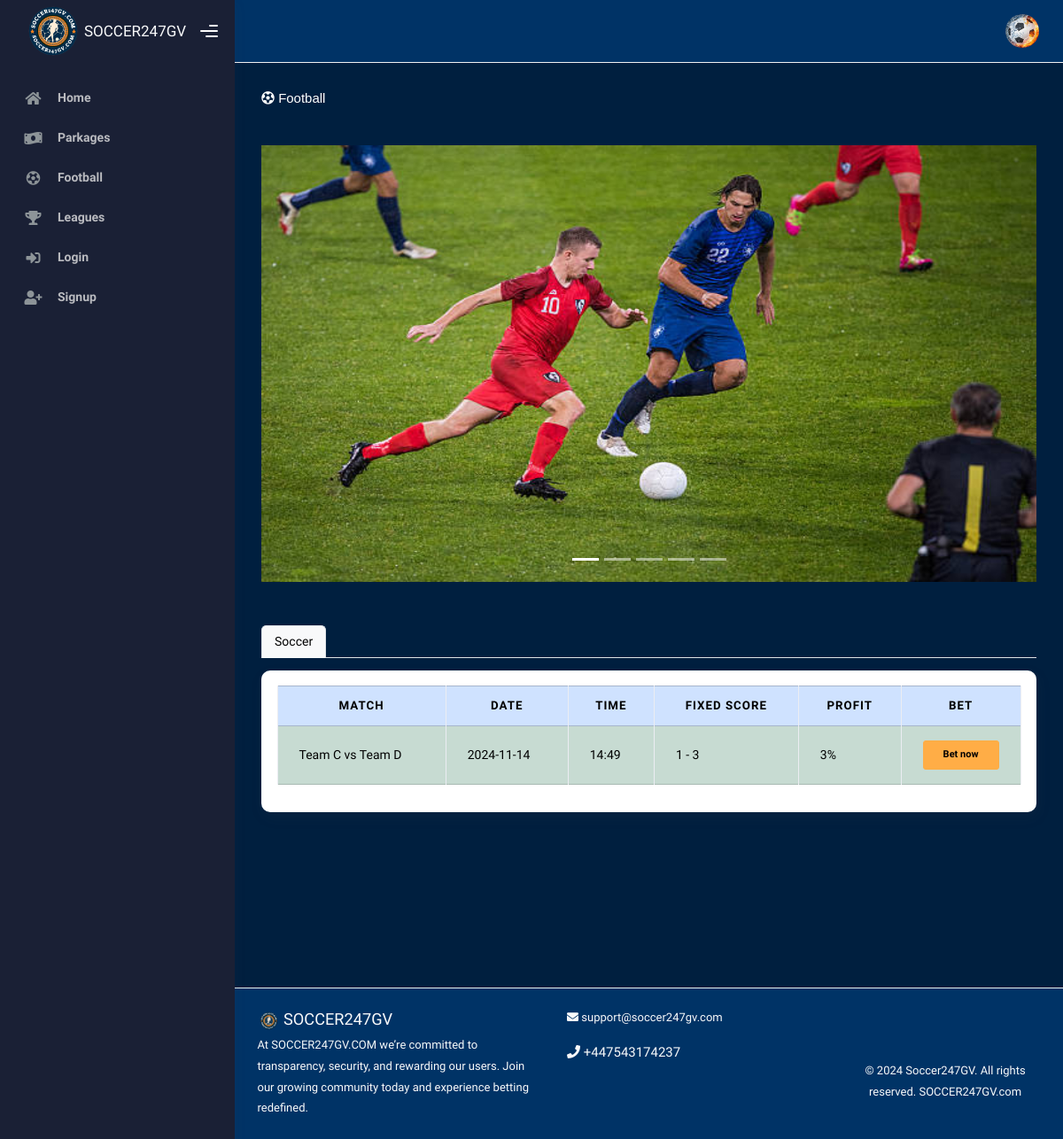
Page /football/ on the committed database.
### accounts/models.py (models this page shows, shortened)
class soccer_slider(models.Model):
    image = models.ImageField(upload_to='soccer_slider/')
    class Meta:
        verbose_name = 'soccer_slider'
        verbose_name_plural = 'soccer_slider'

class FootballMatch(models.Model):
    MATCH_TYPE_CHOICES = [
        ('soccer', 'Soccer Matches'),
    ]
    STATUS_CHOICES = [
        ('playing', 'Playing'),
        ('won', 'Won'),
        ('lost', 'Lost'),
    ]
    match_type = models.CharField(max_length=10, choices=MATCH_TYPE_CHOICES)
    home_team = models.CharField(max_length=100)
    away_team = models.CharField(max_length=100)
    start_time = models.DateTimeField()
    fixed_score = models.CharField(max_length=10, help_text="Format: X - Y (e.g., 2 - 1)")
    profit_percentage = models.DecimalField(max_digits=5, decimal_places=2, help_text="Profit percentage")
    status = models.CharField(max_length=10, choices=STATUS_CHOICES, default='playing')  # Added status field

### Soccer_app/views.py (the view)
# urls.py: path('football/',views.football,name="football"),
def football(request):
    football_matches = FootballMatch.objects.all()
    slides = soccer_slider.objects.all()
    context = {
        'slides': slides,
        'football_matches': football_matches,
    }
    return render(request,'home/football.html',context)

### Soccer_app/templates/home/football.html (shortened to what this page needs)
{% extends 'core/base/base.html' %}
{% load static %}
{% block contents %}
  <div class="page-inner mb-5 pb-5">
    <div class="d-flex align-items-left align-items-md-center flex-column flex-md-row pt-2 pb-4">
      <div>
        <h6 style="font-family: Verdana, Geneva, Tahoma, sans-serif; color: white;" class="mb-3"><i class="fas fa-futbol"></i> Football</h6>
      </div>
    </div>
    <div class="container-fluid p-0 col-12 mb-5 py-2">
      <div id="carouselExampleCaptions" class="carousel slide" data-bs-ride="carousel">
        <div class="carousel-indicators">
          {% for slide in slides %}
            <button type="button" data-bs-target="#carouselExampleCaptions" data-bs-slide-to="{{ forloop.counter0 }}" class="{% if forloop.first %}active{% endif %}" aria-current="{% if forloop.first %}true{% endif %}" aria-label="Slide {{ forloop.counter }}"></button>
          {% endfor %}
        </div>
        <div class="carousel-inner text-center">
          {% for slide in slides %}
            <div class="carousel-item {% if forloop.first %}active{% endif %}">
              <div style="height: 200px;" class="img-container mx-auto">
                <img src="{{ slide.image.url }}" class="d-block" alt="Slide Image" />
              </div>
            </div>
          {% endfor %}
        </div>
      </div>
    </div>
    <div class="container-fluid mb-5 pb-5 p-0">
      <ul class="nav nav-tabs" id="matchTabs" role="tablist">
        <li class="nav-item" role="presentation">
          <button class="nav-link active" id="soccer-matches-tab" data-bs-toggle="tab" data-bs-target="#soccer-matches" type="button" role="tab" aria-controls="soccer-matches" aria-selected="true">Soccer</button>
        </li>
      </ul>
      <div class="tab-content mt-3" id="matchTabsContent">
        <div class="tab-pane fade show active" id="soccer-matches" role="tabpanel" aria-labelledby="soccer-matches-tab">
          <div class="card">
            <div class="card-body">
              <div class="table-responsive" style="max-height: 400px; overflow-y: auto;">
                <table class="table table-hover table-striped table-bordered" style="background-color: white;">
                  <thead class="table-primary text-center text-uppercase small">
                    <tr>
                      <th>Match</th>
                      <th>Date</th>
                      <th>Time</th>
                      <th>Fixed Score</th>
                      <th>Profit</th>
                      <th>Bet</th>
                    </tr>
                  </thead>
                  <tbody class="small">
                    {% for match in football_matches %}
                      {% if match.match_type == 'soccer' %}
                        <tr class="{% cycle 'table-success' 'table-warning' 'table-info' %}">
                          <td>{{ match.home_team }} vs {{ match.away_team }}</td>
                          <td>{{ match.start_time|date:'Y-m-d' }}</td>
                          <td>{{ match.start_time|time:'H:i' }}</td>
                          <td>{{ match.fixed_score }}</td>
                          <td>{{ match.profit_percentage|floatformat:'0' }}%</td>
                          <td>
                            <button class="btn btn-warning btn-sm w-100" onclick="placeBet(
                              this,
                              '{{ match.home_team }} vs {{ match.away_team }}',
                              '{{ match.start_time|date:'Y-m-d' }}',
                              '{{ match.start_time|time:'H:i' }}',
                              '{{ match.fixed_score }}',
                              '{{ match.profit_percentage }}',
                              '{{ match.status }}'
                            )"><b>Bet now</b></button>
                          </td>
                        </tr>
                      {% endif %}
                    {% endfor %}
                  </tbody>
                </table>
              </div>
            </div>
          </div>
        </div>
      </div>
    </div>
  </div>
{% endblock %}

### Soccer_app/templates/core/base/base.html (style rules this page uses)
.bg-dark-blue { background-color: #001f3f; }
.img-container { width: 100%; height: 300px; padding-top: 56.25%; position: relative; overflow: hidden; }
.img-container img { position: absolute; top: 0; left: 0; width: 100%; height: 100%; }
.bg-dark-blue { background-color: #001f3f !important; color: white; }
thead th { background-color: #001f3f; color: white; }
tbody tr { color: #001f3f; }

### Soccer_app/templates/home/football.html (style rules this page uses)
.nav-tabs .nav-link { color: white; }
.nav-tabs .nav-link.active { color: #000; background-color: #f8f9fa; }

### rows in the picture
soccer_slider: image (picture)
FootballMatch: home_team "Team C", away_team "Team D", start_time "2024-11-14", start_time "14:49", fixed_score "1 - 3", profit_percentage "3"
